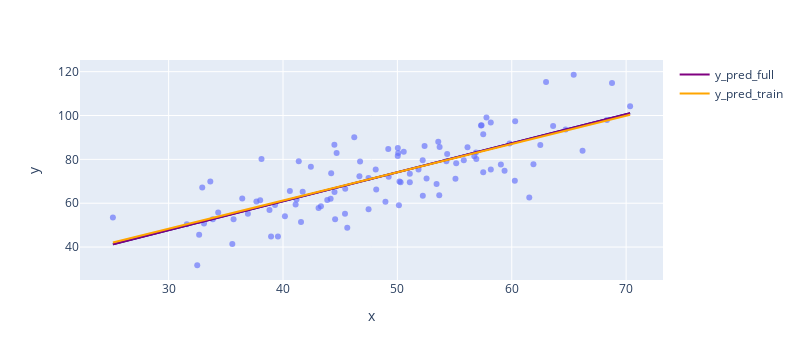

The cell this chart's notebook holds for it:
### Markdown cell above
Sklearn è un tool pieno di modelli precompilati senza bisogno di usare keras o tensorflow per costruirsene uno.
Comodo per problemi noti.

### Code cell
import numpy as np
import matplotlib.pyplot as plt
import pandas as pd
import seaborn as sns

# the new one
from sklearn.linear_model import LinearRegression
from sklearn.model_selection import train_test_split

print("\n\n\n")
print("------------------------")
print("0 - Problem understanding")
print("------------------------")


path = "https://frenzy86.s3.eu-west-2.amazonaws.com/python/data/datalr.csv"
points = np.genfromtxt(path, delimiter=',') # att.ne path delimiter se cambia


print("abbiamo già studiato il dataset, ma diamoci un'occhiata con pandas")
df = pd.read_csv(path, header=None)
print(df.head(2))

print("il dataset è solo numerico, assumiamo che la colonna zero siano i termini noti (X) mentre le (y) siano le incognite della nostra distribuzione di esempio\n")

x = np.array(points[:,0]) # prima colonna indice 0
y = np.array(points[:,1]) # seconda colonna indice 1

print("\n\n\n")
print("diamo un'occhiata alla distribuzione")

#Plot the dataset
plt.scatter(x,y)
plt.xlabel('Hours of study')
plt.ylabel('Test scores')
plt.title('Original Dataset')
plt.show()

print("Controlliamo lo shape -> :", x.shape   ) # (100,) # vettore
print("Controlliamo il tipo x" , type(x[0]) ) 

print("x deve essere una matrice di input con shape (vet_dim, mat_dim) e deve diventare X, usiamo reshape" ) # (100,)

print("Creiamo i nostri valori da darein pasto (to feed) al modello in modo che rispettino le regole dell'algebra lineare (rango)")

print("\n\n\n")
print("------------------------")
print("1 - Declare Features and target")
print("------------------------")

X = x.reshape(-1, 1) # reashape when features number==1
Y = y # non ha senso usare la notazione matriciale !!!!, da qui in avanti verrà ignorata


print("------------------------")
print("2 split dataset in Training and Test with sklearn built-in function")
print("------------------------")

X_train, X_test, y_train, y_test = train_test_split(X, y,  test_size = 0.2,  random_state = 667 )

print("Ricontrolliamo lo shape -> :",  X.shape  ) # (100,1) # matrice
print("Controlliamo il tipo X" ,type(X[0]) ) 
print("Ora abbiamo una matrice (vettore nested)"  ) 

print("\n\n\n")



print("train del modello 'FULL' con tutti i dati")
model_full = LinearRegression()
from IPython.display import display # per visualizzare l'output del modello
display(model_full.fit(X, y))

print("Proviamo il modello 'FULL' per recuperare β₀, β₁ regressori")
print("Coefficienti angolari (vettore): ", model_full.coef_, " di cui la dimensione è " , len(model_full.coef_) ) # retta len 1, piano len 2 iperpiano len 3
print("Intercetta (scalare secco): ", model_full.intercept_) 
print("\n\n\n")
print("------------------------")
print("3 - in real world we need to train the model whith a partition of the problem as we have seen")
print("------------------------")

print("train del modello con una partizione dei dati")
model_train = LinearRegression()
from IPython.display import display # per visualizzare l'output del modello
display(model_train.fit(X_train, y_train))


print("Proviamo il modello 'TRAIN' per recuperare β₀, β₁ regressori")
print("Coefficienti angolari (vettore): ", model_train.coef_, " di cui la dimensione è " , len(model_train.coef_) ) # retta len 1, piano len 2 iperpiano len 3
print("Intercetta (scalare secco): ", model_train.intercept_) 



print("\n\n\n")
print("------------------------")
print("4 - creare la predizione sul modello TRAIN o FULL e plot")
print("------------------------")
print("il modello ci serve per creare una retta (in questo caso di esempio, la più adatta ad approssimare i risultati del nostro esperimento anche per rilevazioni che non abbiamo.")

print("proviamo il modello 'FULL'")
y_pred_full = model_full.predict(X)
plt.scatter(X,y_pred_full,) # https://matplotlib.org/stable/users/explain/colors/colormaps.html
plt.scatter(X,y, ) # default distrib
plt.plot(x, y_pred_full,'-r') # retta
plt.xlabel('Hours of study')
plt.ylabel('Test scores')
plt.title('FULL model - Simple Linear Regression')
plt.show()



print("proviamo il modello 'TRAIN'")
y_pred_train = model_train.predict(X)
plt.scatter(X,y_pred_train,) # https://matplotlib.org/stable/users/explain/colors/colormaps.html
plt.scatter(X,y, ) # default distrib
plt.plot(x, y_pred_train,'-r') # retta
plt.xlabel('Hours of study')
plt.ylabel('Test scores')
plt.title('TRAIN - Simple Linear Regression')
plt.show()



print("Proviamo a plottare la distribuzione dell'errore assoluto delle previsioni rispetto ai dati reali")
print("errore 'FULL'")
fig = plt.figure()
#sns.distplot((Y - y_pred), bins = 20)
sns.histplot((y - y_pred_full), kde=True);
fig.suptitle('Error Terms FULL model', fontsize = 20)                  # Plot heading
plt.xlabel('Errors', fontsize = 18)
plt.show()


print("errore 'TRAIN'")
fig = plt.figure()
#sns.distplot((Y - y_pred), bins = 20)
sns.histplot((y - y_pred_train), kde=True);
fig.suptitle('Error Terms TRAIN model', fontsize = 20)                  # Plot heading
plt.xlabel('Errors', fontsize = 18)
plt.show()


print("\n\n\n")
print("Ora visualizziamo un grafico più interattivo con plotly")
import plotly.express as px
import plotly.graph_objects as go
# prende in input i vettori e non le matrici
fig = px.scatter(x=x, y=y, opacity=0.65, trendline='ols', trendline_color_override='darkblue', width=800)
fig.add_trace(go.Scatter(x=x, y=y_pred_full, mode='lines', name='y_pred_full', line=dict(color='purple'))) # aggiunge la retta del modello lineare
fig.add_trace(go.Scatter(x=x, y=y_pred_train, mode='lines', name='y_pred_train', line=dict(color='orange'))) # aggiunge la retta del modello lineare
fig.show()

print("I due modelli non si disconstano molto, questo ci piace")


print("\n\n\n")
print("Ora valutiamo la bontà del modello, possiamo solo farlo con il modello TRAIN perchè abbiamo conservato dei dati di paragone")

### Figure 1 — Plotly figure (JSON) as saved in the notebook; plotly's stock layout.template omitted (floating-point values rounded to 4 significant figures)
{"data": [{"hovertemplate": "x=%{x}<br>y=%{y}<extra></extra>", "legendgroup": "", "marker": {"color": "#636efa", "opacity": 0.65, "symbol": "circle"}, "mode": "markers", "name": "", "orientation": "v", "showlegend": false, "type": "scatter", "x": [32.5, 53.43, 61.53, 47.48, 59.81, 55.14, 52.21, 39.3, 48.11, 52.55, 45.42, 54.35, 44.16, 58.17, 56.73, 48.96, 44.69, 60.3, 45.62, 38.82, 66.19, 65.42, 47.48, 41.58, 51.85, 59.37, 57.31, 63.62, 46.74, 50.56, 52.22, 35.57, 42.44, 58.16, 57.5, 45.44, 61.9, 33.09, 36.44, 37.68, 44.56, 43.32, 50.07, 43.87, 63.0, 32.67, 40.17, 53.58, 33.86, 64.71, 38.12, 44.5, 40.6, 41.72, 51.09, 55.08, 41.38, 62.49, 49.2, 41.1, 41.18, 50.19, 52.38, 50.14, 33.64, 39.56, 56.13, 57.36, 60.27, 35.68, 31.59, 53.66, 46.68, 43.11, 70.35, 44.49, 57.5, 36.93, 55.81, 38.95, 56.9, 56.87, 34.33, 59.05, 57.79, 54.28, 51.09, 50.28, 44.21, 38.01, 32.94, 53.69, 68.77, 46.23, 68.32, 50.03, 49.24, 50.04, 48.15, 25.13], "xaxis": "x", "y": [31.71, 68.78, 62.56, 71.55, 87.23, 78.21, 79.64, 59.17, 75.33, 71.3, 55.17, 82.48, 62.01, 75.39, 81.44, 60.72, 82.89, 97.38, 48.85, 56.88, 83.88, 118.6, 57.25, 51.39, 75.38, 74.77, 95.46, 95.23, 79.05, 83.43, 63.36, 41.41, 76.62, 96.77, 74.08, 66.59, 77.77, 50.72, 62.12, 60.81, 52.68, 58.57, 82.91, 61.42, 115.2, 45.57, 54.08, 87.99, 52.73, 93.58, 80.17, 65.1, 65.56, 65.28, 73.43, 71.14, 79.1, 86.52, 84.74, 59.36, 61.68, 69.85, 86.1, 59.11, 69.9, 44.86, 85.5, 95.54, 70.25, 52.72, 50.39, 63.64, 72.25, 57.81, 104.3, 86.64, 91.49, 55.23, 79.55, 44.85, 80.21, 83.14, 55.72, 77.63, 99.05, 79.12, 69.59, 69.51, 73.69, 61.37, 67.17, 85.67, 114.9, 90.12, 97.92, 81.54, 72.11, 85.23, 66.22, 53.45], "yaxis": "y"}, {"hovertemplate": "<b>OLS trendline</b><br>y = 1.32243 * x + 7.99102<br>R<sup>2</sup>=0.598656<br><br>x=%{x}<br>y=%{y} <b>(trend)</b><extra></extra>", "legendgroup": "", "line": {"color": "darkblue"}, "marker": {"color": "#636efa", "symbol": "circle"}, "mode": "lines", "name": "", "showlegend": false, "type": "scatter", "x": [25.13, 31.59, 32.5, 32.67, 32.94, 33.09, 33.64, 33.86, 34.33, 35.57, 35.68, 36.44, 36.93, 37.68, 38.01, 38.12, 38.82, 38.95, 39.3, 39.56, 40.17, 40.6, 41.1, 41.18, 41.38, 41.58, 41.72, 42.44, 43.11, 43.32, 43.87, 44.16, 44.21, 44.49, 44.5, 44.56, 44.69, 45.42, 45.44, 45.62, 46.23, 46.68, 46.74, 47.48, 47.48, 48.11, 48.15, 48.96, 49.2, 49.24, 50.03, 50.04, 50.07, 50.14, 50.19, 50.28, 50.56, 51.09, 51.09, 51.85, 52.21, 52.22, 52.38, 52.55, 53.43, 53.58, 53.66, 53.69, 54.28, 54.35, 55.08, 55.14, 55.81, 56.13, 56.73, 56.87, 56.9, 57.31, 57.36, 57.5, 57.5, 57.79, 58.16, 58.17, 59.05, 59.37, 59.81, 60.27, 60.3, 61.53, 61.9, 62.49, 63.0, 63.62, 64.71, 65.42, 66.19, 68.32, 68.77, 70.35], "xaxis": "x", "y": [41.22, 49.76, 50.97, 51.19, 51.55, 51.76, 52.48, 52.77, 53.39, 55.03, 55.17, 56.18, 56.83, 57.81, 58.25, 58.4, 59.32, 59.51, 59.96, 60.3, 61.11, 61.68, 62.35, 62.45, 62.71, 62.97, 63.16, 64.11, 65.0, 65.28, 66.01, 66.39, 66.46, 66.83, 66.84, 66.91, 67.09, 68.06, 68.08, 68.32, 69.13, 69.73, 69.8, 70.77, 70.78, 71.61, 71.67, 72.73, 73.06, 73.11, 74.15, 74.16, 74.21, 74.29, 74.36, 74.49, 74.85, 75.55, 75.55, 76.55, 77.04, 77.05, 77.26, 77.48, 78.64, 78.84, 78.95, 78.99, 79.78, 79.87, 80.83, 80.91, 81.79, 82.22, 83.01, 83.2, 83.24, 83.78, 83.85, 84.04, 84.04, 84.41, 84.91, 84.91, 86.08, 86.5, 87.09, 87.69, 87.73, 89.36, 89.84, 90.64, 91.3, 92.12, 93.56, 94.5, 95.52, 98.34, 98.93, 101.0], "yaxis": "y"}, {"line": {"color": "purple"}, "mode": "lines", "name": "y_pred_full", "type": "scatter", "x": [32.5, 53.43, 61.53, 47.48, 59.81, 55.14, 52.21, 39.3, 48.11, 52.55, 45.42, 54.35, 44.16, 58.17, 56.73, 48.96, 44.69, 60.3, 45.62, 38.82, 66.19, 65.42, 47.48, 41.58, 51.85, 59.37, 57.31, 63.62, 46.74, 50.56, 52.22, 35.57, 42.44, 58.16, 57.5, 45.44, 61.9, 33.09, 36.44, 37.68, 44.56, 43.32, 50.07, 43.87, 63.0, 32.67, 40.17, 53.58, 33.86, 64.71, 38.12, 44.5, 40.6, 41.72, 51.09, 55.08, 41.38, 62.49, 49.2, 41.1, 41.18, 50.19, 52.38, 50.14, 33.64, 39.56, 56.13, 57.36, 60.27, 35.68, 31.59, 53.66, 46.68, 43.11, 70.35, 44.49, 57.5, 36.93, 55.81, 38.95, 56.9, 56.87, 34.33, 59.05, 57.79, 54.28, 51.09, 50.28, 44.21, 38.01, 32.94, 53.69, 68.77, 46.23, 68.32, 50.03, 49.24, 50.04, 48.15, 25.13], "y": [50.97, 78.64, 89.36, 70.77, 87.09, 80.91, 77.04, 59.96, 71.61, 77.48, 68.06, 79.87, 66.39, 84.91, 83.01, 72.73, 67.09, 87.73, 68.32, 59.32, 95.52, 94.5, 70.78, 62.97, 76.55, 86.5, 83.78, 92.12, 69.8, 74.85, 77.05, 55.03, 64.11, 84.91, 84.04, 68.08, 89.84, 51.76, 56.18, 57.81, 66.91, 65.28, 74.21, 66.01, 91.3, 51.19, 61.11, 78.84, 52.77, 93.56, 58.4, 66.84, 61.68, 63.16, 75.55, 80.83, 62.71, 90.64, 73.06, 62.35, 62.45, 74.36, 77.26, 74.29, 52.48, 60.3, 82.22, 83.85, 87.69, 55.17, 49.76, 78.95, 69.73, 65.0, 101.0, 66.83, 84.04, 56.83, 81.79, 59.51, 83.24, 83.2, 53.39, 86.08, 84.41, 79.78, 75.55, 74.49, 66.46, 58.25, 51.55, 78.99, 98.93, 69.13, 98.34, 74.15, 73.11, 74.16, 71.67, 41.22]}, {"line": {"color": "orange"}, "mode": "lines", "name": "y_pred_train", "type": "scatter", "x": [32.5, 53.43, 61.53, 47.48, 59.81, 55.14, 52.21, 39.3, 48.11, 52.55, 45.42, 54.35, 44.16, 58.17, 56.73, 48.96, 44.69, 60.3, 45.62, 38.82, 66.19, 65.42, 47.48, 41.58, 51.85, 59.37, 57.31, 63.62, 46.74, 50.56, 52.22, 35.57, 42.44, 58.16, 57.5, 45.44, 61.9, 33.09, 36.44, 37.68, 44.56, 43.32, 50.07, 43.87, 63.0, 32.67, 40.17, 53.58, 33.86, 64.71, 38.12, 44.5, 40.6, 41.72, 51.09, 55.08, 41.38, 62.49, 49.2, 41.1, 41.18, 50.19, 52.38, 50.14, 33.64, 39.56, 56.13, 57.36, 60.27, 35.68, 31.59, 53.66, 46.68, 43.11, 70.35, 44.49, 57.5, 36.93, 55.81, 38.95, 56.9, 56.87, 34.33, 59.05, 57.79, 54.28, 51.09, 50.28, 44.21, 38.01, 32.94, 53.69, 68.77, 46.23, 68.32, 50.03, 49.24, 50.04, 48.15, 25.13], "y": [51.57, 78.56, 89.0, 70.88, 86.79, 80.77, 76.99, 60.34, 71.69, 77.42, 68.23, 79.75, 66.61, 84.67, 82.81, 72.79, 67.29, 87.41, 68.49, 59.72, 95.01, 94.01, 70.89, 63.27, 76.52, 86.22, 83.56, 91.69, 69.93, 74.85, 77.0, 55.53, 64.38, 84.66, 83.81, 68.26, 89.48, 52.34, 56.65, 58.25, 67.12, 65.52, 74.23, 66.23, 90.9, 51.79, 61.46, 78.75, 53.33, 93.1, 58.82, 67.05, 62.02, 63.46, 75.54, 80.68, 63.02, 90.25, 73.11, 62.66, 62.77, 74.38, 77.2, 74.31, 53.05, 60.67, 82.04, 83.63, 87.38, 55.67, 50.4, 78.86, 69.86, 65.25, 100.4, 67.04, 83.81, 57.28, 81.62, 59.89, 83.04, 82.99, 53.94, 85.81, 84.18, 79.66, 75.54, 74.5, 66.67, 58.67, 52.14, 78.9, 98.33, 69.28, 97.76, 74.18, 73.16, 74.19, 71.75, 42.07]}], "layout": {"height": 360, "legend": {"tracegroupgap": 0}, "margin": {"t": 60}, "width": 800, "xaxis": {"anchor": "y", "autorange": true, "domain": [0, 1], "range": [22.25, 73.22], "title": {"text": "x"}, "type": "linear"}, "yaxis": {"anchor": "x", "autorange": true, "domain": [0, 1], "range": [24.98, 125.3], "title": {"text": "y"}, "type": "linear"}}}
